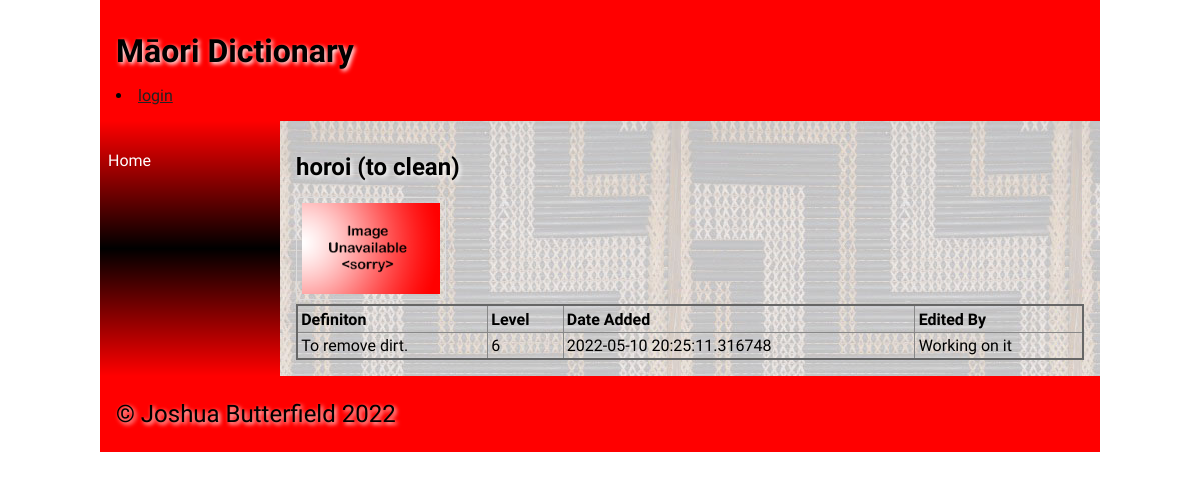
The page /word?type=horoi on the database its author committed.
### tables this page shows
CREATE TABLE "dict_data"
(
	id integer
		constraint dict_data_pk
			primary key autoincrement,
	maori varchar(30),
	english varchar(30),
	description varchar(100),
	level integer,
	image varchar(30),
	category varchar(30)
, timestamp datetime);

### app.py (the view)
@app.route('/word')
def render_word():
    word_selected = request.args.get('type')
    con = create_connection(DATABASE)
    query = "SELECT id, english, description, level, image, timestamp FROM dict_data WHERE maori = '" + word_selected + "'"
    cur = con.cursor()
    cur.execute(query)
    word_info = cur.fetchall()
    con.commit()
    con.close()
    return render_template('word.html', word_selected=word_selected, word_info=word_info, logged_in=is_logged_in())

### app.py (called while the page is built)
def create_connection(db_file):
    try:
        connection = sqlite3.connect(db_file)
        connection.execute('pragma foreign_keys=ON')
        return connection
    except Error as e:
        print(e)
    return None

def is_logged_in():
    if session.get("email") is None:
        print("Not logged in")
        return False
    else:
        print("Logged in")
        return True

### templates/word.html (shortened to what this page needs)
{% extends 'base.html' %}
{% block main %}
{% for dict_data in word_info %}
<h2>{{ word_selected }} ({{dict_data[1]}})</h2>
<table class="table">
    <thead>
        <tr>
            <td><strong>Definiton</strong></td>
            <td><strong>Level</strong></td>
            <td><strong>Date Added</strong></td>
            <td><strong>Edited By</strong></td>
        </tr>
    </thead>
    <tbody>
        <tr>
            <td>{{dict_data[2]}}</td>
            <td>{{dict_data[3]}}</td>
            <td>{{dict_data[5]}}</td>
            <td>Working on it</td>
            <img src="/static/images/{{ dict_data[4] }}">
        </tr>
    </tbody>
</table>
{% endfor %}
{% endblock %}

### static/css/style.css (style rules this page uses)
* { font-family: Comfortaa, sans-serif; margin: 0; padding: 0; box-sizing: border-box; }
h1, h2, h3, h4 { padding: 1rem 0; font-family: 'Suez One', serif; color: #000; text-shadow: 2px 2px 4px #fff; }
img { border: 1px solid #ddd; border-radius: 4px; padding: 5px; width: 150px; }
table { width: 100%; border: 2px solid #666; border-collapse: collapse; }
th, td { border: 1px solid #888; padding: 0.2rem; text-align: left; }

### rows shown on the page
dict_data: maori "horoi", english "to clean", description "To remove dirt.", level "6", timestamp "2022-05-10 20:25:11.316748", image (placeholder picture)
